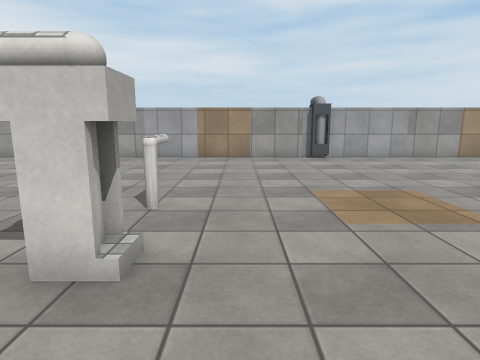
View 1 (above)

17 first-person views from a walk through a scene from a Unity 3-D project. The camera is 1.4 m above the floor, tilts 10° down and sees 75° across. The floor is counted in squares, 1 m on a side. Each view is taken from the middle of a square. On the plan, view 1 faces up. The plan holds only what a view shows up to about 14 squares ahead; the rest is blank. Some surface patterns are stand-ins.

View 2
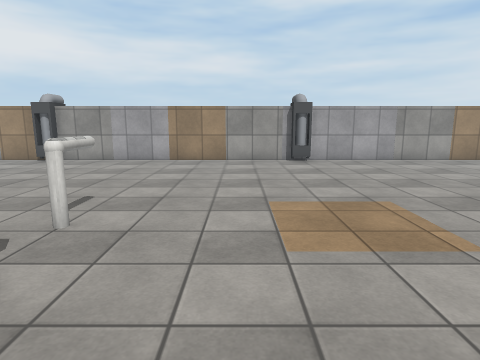

View 3
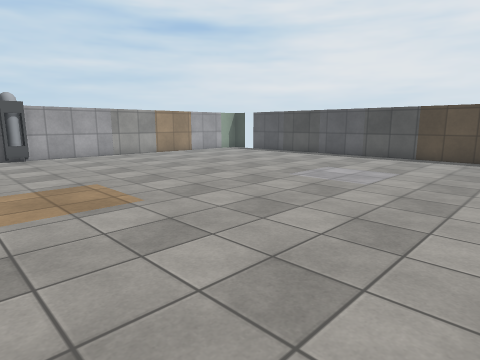

View 4
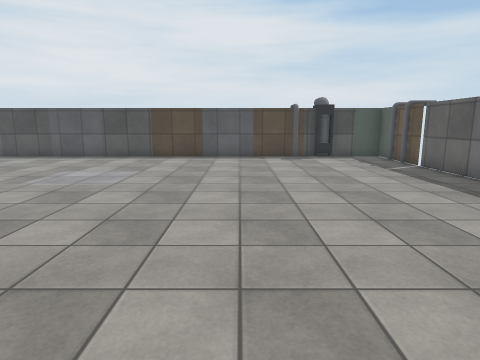

View 5
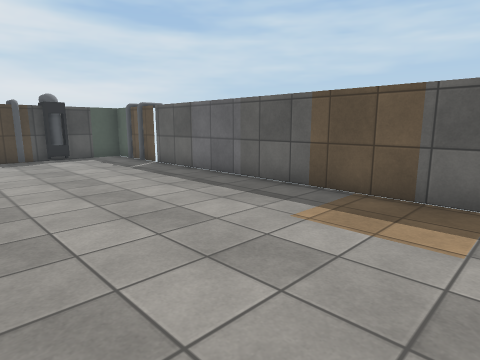

View 6
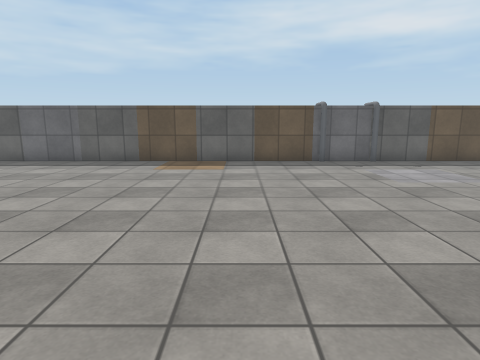

View 7
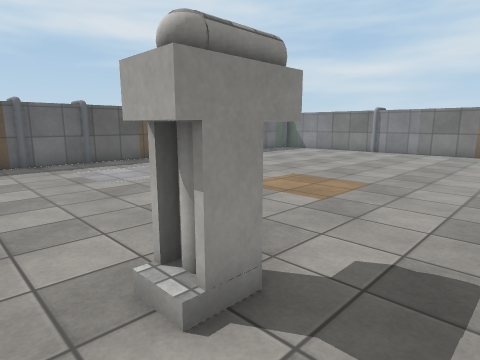

View 8
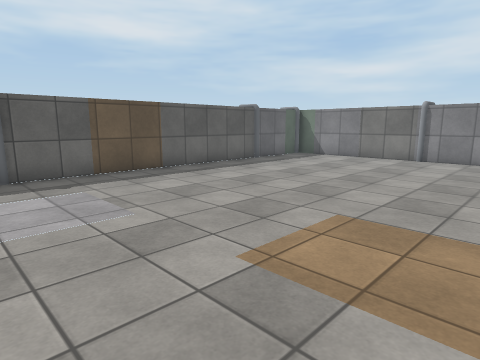

View 9
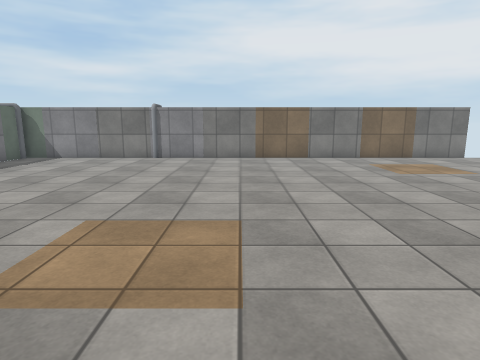

View 10
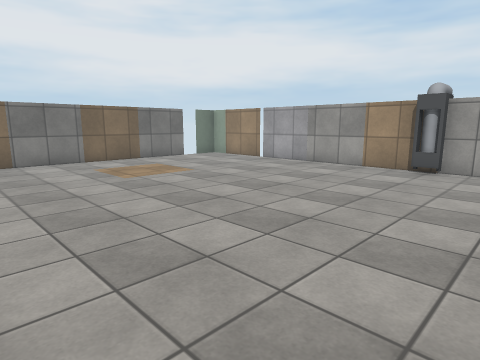

View 11
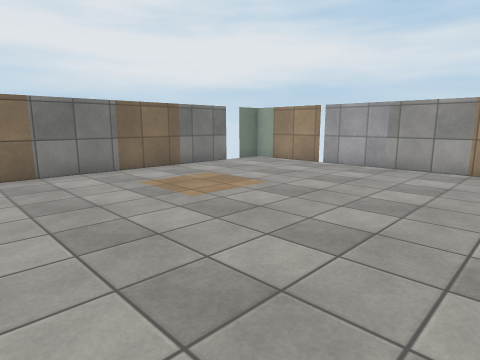

View 12
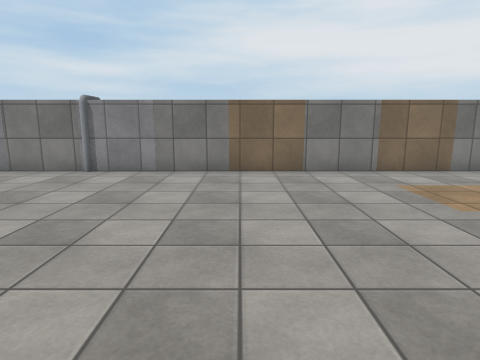

View 13
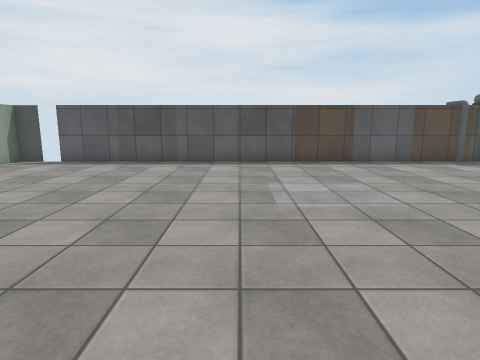

View 14
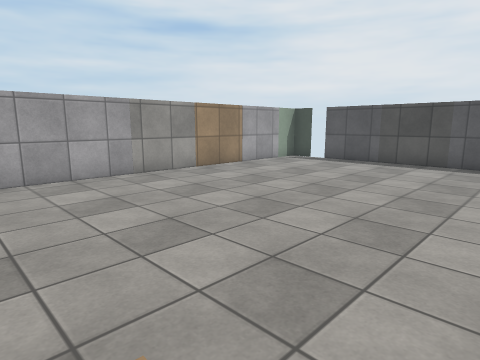

View 15
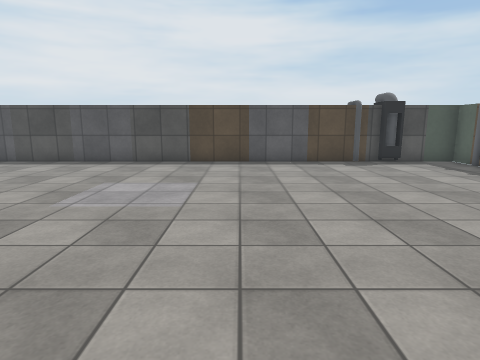

View 16
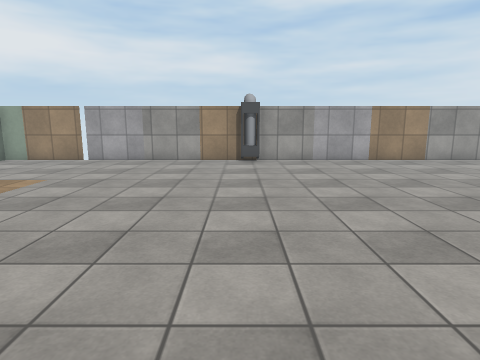

View 17
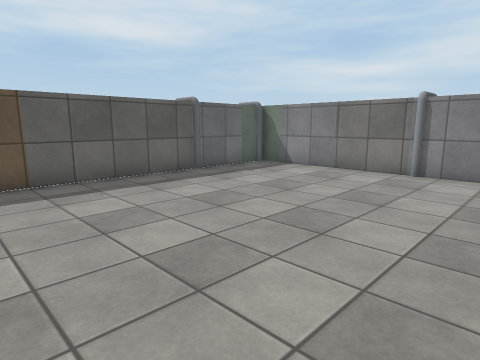

### Floor plan
Points are (right, up) in squares from view 1. A wall is a line through its corners. A room is listed if a view was taken in it or the views show most of it. See-through windows are left out.
Room 1 (views 1, 2, 3, 4, 5, 6, 7, 8, 9, 10, 11, 12, 13, 14, 15, 16, 17)
walls: (-13.3, 13.5) (-16.5, 13.5) (-16.5, 12.4); (-16.5, -2.4) (-16.5, -7.2) (12.5, -7.2); (-16.5, 11.7) (-16.5, -1.5); (14.4, -7.2) (15, -7.2) (15, 12); (15, 12.5) (15, 13.5) (-13.1, 13.5)
ways out: gap at (-17, 12); gap at (-13, 14)
objects: other object (-17, -2); other object (-16, -7); other object (-13, -7); other object (-7, 13) to (-7, 14); other object (-4, -7); other object (-2, -7); other object (-2, 3) to (-1, 3); other object (-2, 5); other object (-2, 6); other object (3, 13) to (3, 14); other object (13, -7); other object (14, -7); other object (15, -5); other object (15, -3)

Positions as (right, up) in squares from view 1, and headings:
1: (0, 0), facing up
2: (1, 1), facing up
3: (1, -1), facing up-right
4: (1, -1), facing right
5: (1, -1), facing down-right
6: (1, 5), facing down
7: (0, 5), facing down-left
8: (-3, 2), facing down-left
9: (-3, 2), facing left
10: (-4, 3), facing up-left
11: (-7, 3), facing up-left
12: (-7, 3), facing left
13: (3, 5), facing right
14: (3, 5), facing up-right
15: (3, 1), facing right
16: (-7, 1), facing up
17: (-7, 1), facing down-left
